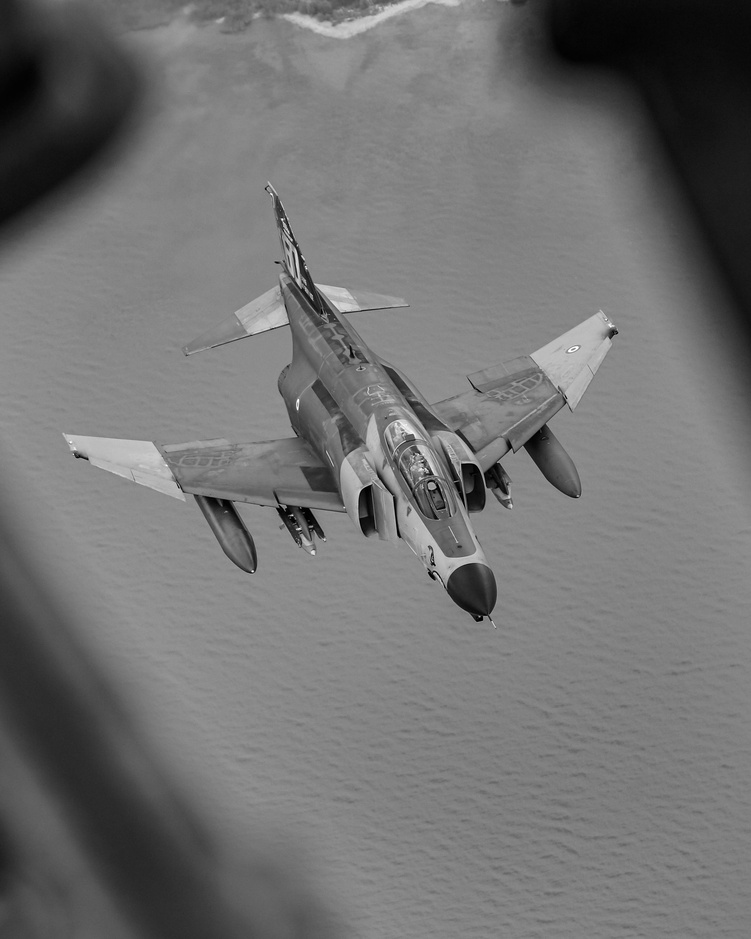
#> input picture Gray Photo/gray_fighter.jpg, 751 x 939 px, shrunk from 3066 x 3833 before the run, found by its file name
$ python Robert.py
#> lines starting #> are read from the running program, lines starting #| are printed output that depends on the picture
import cv2
import numpy as np
import matplotlib.pyplot as plt
from scipy.ndimage import convolve

img = cv2.imread('D:\Edge Project\Gray Photo\gray_fighter.jpg', cv2.IMREAD_GRAYSCALE)
#> img is the input picture: shape (939, 751); min 0, max 255, mean 114.1

# Robert kernel
kernelx = np.array([[1, 0], [0, -1]])
kernely = np.array([[0, 1], [-1, 0]])

robertsx = convolve(img, kernelx)
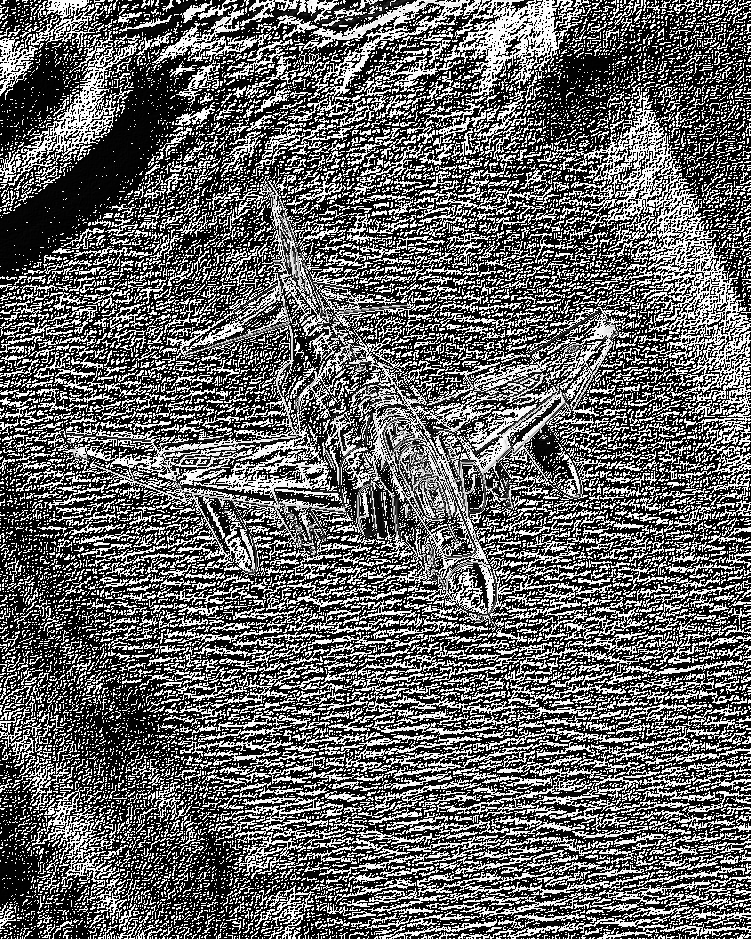
#> robertsx: shape (939, 751); min 0, max 255, mean 99.8
robertsy = convolve(img, kernely)
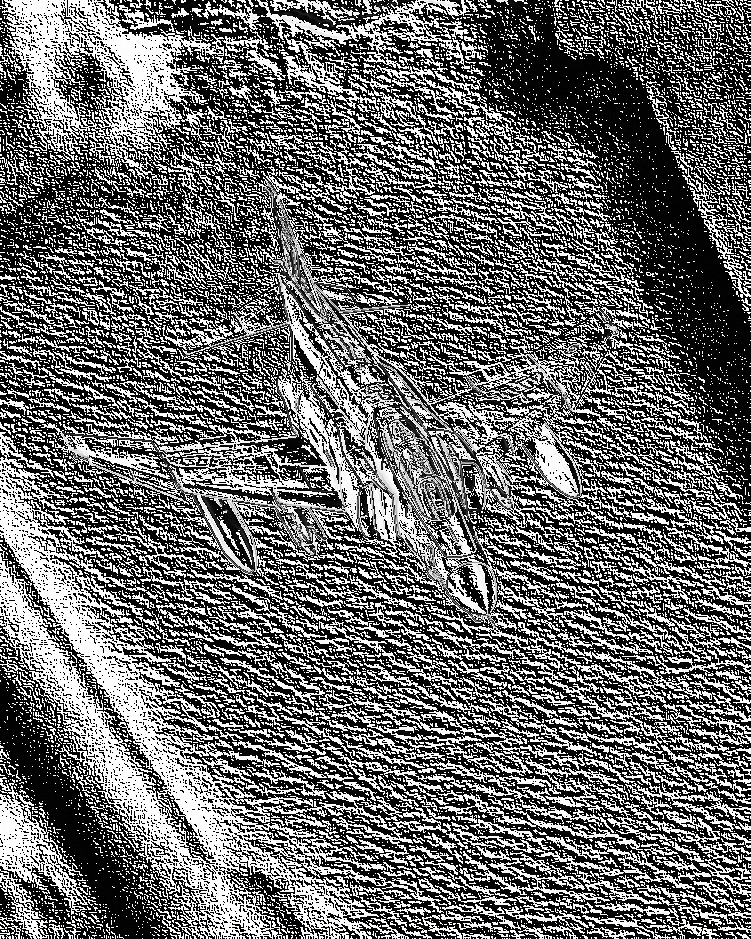
#> robertsy: shape (939, 751); min 0, max 255, mean 105.9

roberts = np.hypot(robertsx, robertsy)
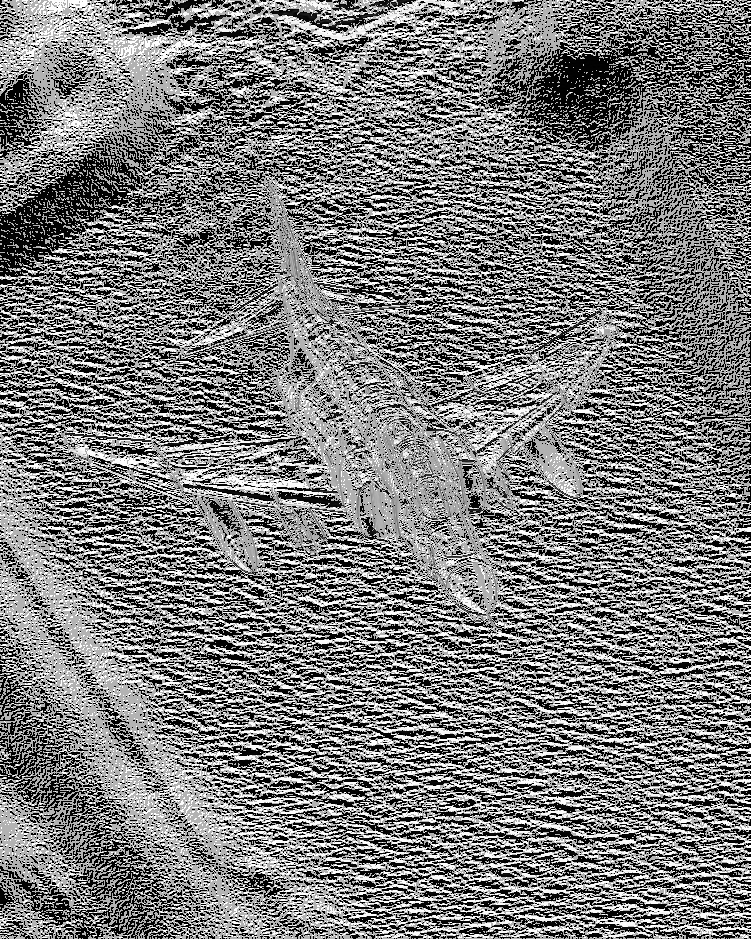
#> roberts: shape (939, 751) float16; min 0, max 360.5, mean 175.4; drawn with min black and max white

plt.imshow(roberts, cmap='gray')
plt.title('Roberts Edge Detection')
plt.show()
